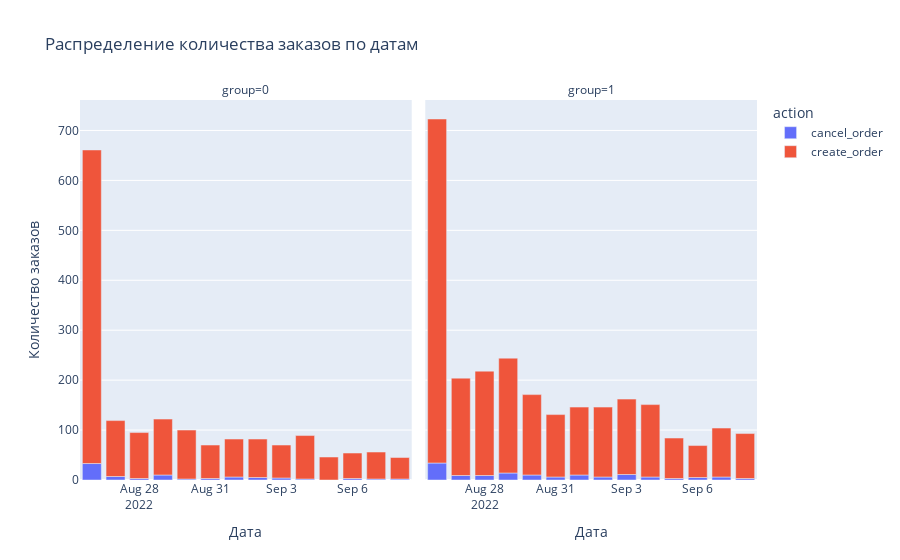

Write notebook code for a chart like this one.
### Markdown cell above
look at how orders are distributed across days

### Code cell
grouped_data = delievery_users.groupby(['group', 'action', 'date']).agg({'order_id': 'count'}).reset_index()
fig = px.bar(grouped_data, x='date', y='order_id', color='action', facet_col='group',
             title='Распределение количества заказов по датам',
             labels={'order_id': 'Количество заказов', 'date': 'Дата'},
             color_continuous_scale='Viridis')
fig.show()

### Figure 1 — Plotly figure (JSON) as saved in the notebook; plotly's stock layout.template omitted (floating-point values rounded to 4 significant figures)
{"data": [{"alignmentgroup": "True", "hovertemplate": "action=cancel_order<br>group=0<br>Дата=%{x}<br>Количество заказов=%{y}<extra></extra>", "legendgroup": "cancel_order", "marker": {"color": "#636efa"}, "name": "cancel_order", "offsetgroup": "cancel_order", "orientation": "v", "showlegend": true, "textposition": "auto", "type": "bar", "x": ["2022-08-26T00:00:00", "2022-08-27T00:00:00", "2022-08-28T00:00:00", "2022-08-29T00:00:00", "2022-08-30T00:00:00", "2022-08-31T00:00:00", "2022-09-01T00:00:00", "2022-09-02T00:00:00", "2022-09-03T00:00:00", "2022-09-04T00:00:00", "2022-09-06T00:00:00", "2022-09-07T00:00:00", "2022-09-08T00:00:00"], "xaxis": "x", "y": [33, 7, 3, 10, 2, 3, 6, 5, 4, 2, 3, 2, 2], "yaxis": "y"}, {"alignmentgroup": "True", "hovertemplate": "action=cancel_order<br>group=1<br>Дата=%{x}<br>Количество заказов=%{y}<extra></extra>", "legendgroup": "cancel_order", "marker": {"color": "#636efa"}, "name": "cancel_order", "offsetgroup": "cancel_order", "orientation": "v", "showlegend": false, "textposition": "auto", "type": "bar", "x": ["2022-08-26T00:00:00", "2022-08-27T00:00:00", "2022-08-28T00:00:00", "2022-08-29T00:00:00", "2022-08-30T00:00:00", "2022-08-31T00:00:00", "2022-09-01T00:00:00", "2022-09-02T00:00:00", "2022-09-03T00:00:00", "2022-09-04T00:00:00", "2022-09-05T00:00:00", "2022-09-06T00:00:00", "2022-09-07T00:00:00", "2022-09-08T00:00:00"], "xaxis": "x2", "y": [34, 9, 9, 14, 10, 6, 10, 6, 11, 6, 3, 5, 6, 3], "yaxis": "y2"}, {"alignmentgroup": "True", "hovertemplate": "action=create_order<br>group=0<br>Дата=%{x}<br>Количество заказов=%{y}<extra></extra>", "legendgroup": "create_order", "marker": {"color": "#EF553B"}, "name": "create_order", "offsetgroup": "create_order", "orientation": "v", "showlegend": true, "textposition": "auto", "type": "bar", "x": ["2022-08-26T00:00:00", "2022-08-27T00:00:00", "2022-08-28T00:00:00", "2022-08-29T00:00:00", "2022-08-30T00:00:00", "2022-08-31T00:00:00", "2022-09-01T00:00:00", "2022-09-02T00:00:00", "2022-09-03T00:00:00", "2022-09-04T00:00:00", "2022-09-05T00:00:00", "2022-09-06T00:00:00", "2022-09-07T00:00:00", "2022-09-08T00:00:00"], "xaxis": "x", "y": [628, 112, 92, 112, 98, 67, 76, 77, 66, 87, 46, 51, 54, 43], "yaxis": "y"}, {"alignmentgroup": "True", "hovertemplate": "action=create_order<br>group=1<br>Дата=%{x}<br>Количество заказов=%{y}<extra></extra>", "legendgroup": "create_order", "marker": {"color": "#EF553B"}, "name": "create_order", "offsetgroup": "create_order", "orientation": "v", "showlegend": false, "textposition": "auto", "type": "bar", "x": ["2022-08-26T00:00:00", "2022-08-27T00:00:00", "2022-08-28T00:00:00", "2022-08-29T00:00:00", "2022-08-30T00:00:00", "2022-08-31T00:00:00", "2022-09-01T00:00:00", "2022-09-02T00:00:00", "2022-09-03T00:00:00", "2022-09-04T00:00:00", "2022-09-05T00:00:00", "2022-09-06T00:00:00", "2022-09-07T00:00:00", "2022-09-08T00:00:00"], "xaxis": "x2", "y": [689, 195, 209, 230, 161, 125, 136, 140, 151, 145, 81, 64, 98, 90], "yaxis": "y2"}], "layout": {"annotations": [{"font": {}, "showarrow": false, "text": "group=0", "x": 0.245, "xanchor": "center", "xref": "paper", "y": 1, "yanchor": "bottom", "yref": "paper"}, {"font": {}, "showarrow": false, "text": "group=1", "x": 0.755, "xanchor": "center", "xref": "paper", "y": 1, "yanchor": "bottom", "yref": "paper"}], "barmode": "relative", "legend": {"title": {"text": "action"}, "tracegroupgap": 0}, "title": {"text": "Распределение количества заказов по датам"}, "xaxis": {"anchor": "y", "domain": [0, 0.49], "title": {"text": "Дата"}}, "xaxis2": {"anchor": "y2", "domain": [0.51, 1], "matches": "x", "title": {"text": "Дата"}}, "yaxis": {"anchor": "x", "domain": [0, 1], "title": {"text": "Количество заказов"}}, "yaxis2": {"anchor": "x2", "domain": [0, 1], "matches": "y", "showticklabels": false}}}
